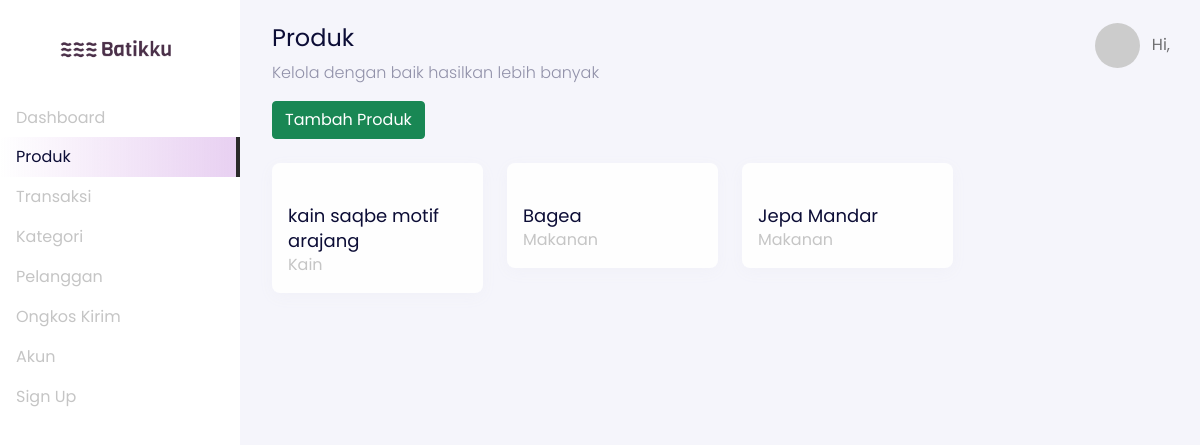
Before: /backend/products/index.php with the older database file.
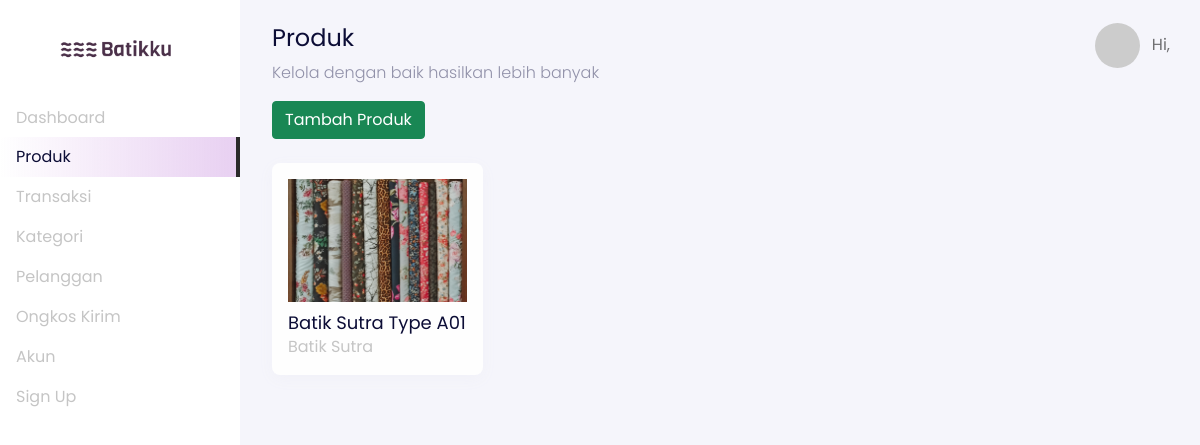
After: the same page with the newer database file.
### tables this page shows
CREATE TABLE `products` (
  `products_id` int(11) NOT NULL,
  `product_name` varchar(255) NOT NULL,
  `slug` varchar(255) NOT NULL,
  `categories_id` int(11) NOT NULL,
  `price` int(25) NOT NULL,
  `description` text NOT NULL,
  `weight` float NOT NULL,
  `stock` int(11) UNSIGNED NOT NULL
);

CREATE TABLE `categories` (
  `categories_id` int(11) NOT NULL,
  `name_category` varchar(255) NOT NULL,
  `slug` varchar(255) NOT NULL,
  `photo` varchar(225) NOT NULL
);

CREATE TABLE `product_galleries` (
  `galleries_id` int(11) NOT NULL,
  `products_id` int(11) NOT NULL,
  `photos` varchar(225) NOT NULL
);

### backend/products/index.php (the view, shortened to what this page needs)
<?php
  include '../components/header.php';
?>
<body>
  <div class="page-dashboard">
    <div class="d-flex"  id="wrapper" data-aos="fade-right">
       <div class="border-right" id="sidebar-wrapper">
          <div class="sidebar-heading text-center">
            <img src="../../images/dashboard-logo.png" alt="" srcset="" class="my-4" width="120px">
          </div>
          <div class="list-group list-group-flush">
            <a href="" class="list-group-item list-group-item-action ">Dashboard</a>
            <a href="../products/index.php" class="list-group-item list-group-item-action active">Produk</a>
            <a href="../transactions/index.php" class="list-group-item list-group-item-action">Transaksi</a>
            <a href="../categories/" class="list-group-item list-group-item-action">Kategori</a>
            <a href="../pelanggan/" class="list-group-item list-group-item-action">Pelanggan</a>
            <a href="../provinces/" class="list-group-item list-group-item-action">Ongkos Kirim</a>
            <a href="../account/dashboard-account.php" class="list-group-item list-group-item-action">Akun</a>
            <a href="../../logout.php" class="list-group-item list-group-item-action">Sign Up</a>
          </div>
        </div>
        <div id="page-content-wrapper">
          <nav class="navbar navbar-store navbar-expand-lg navbar-light" data-aos="fade-down">
            <div class="container-fluid">
              <div class="collapse navbar-collapse" id="navbarSupportedContent">
                <ul class="navbar-nav ms-auto d-none d-lg-flex">
                    <li class="nav-item dropdown">
                      <a href="#" class="nav-link" id="navbarDropdown" role="button" data-bs-toggle="dropdown">
                        <img src="https://ui-avatars.com/api/?name=<?= $_SESSION['name']; ?>" alt="" class="rounded-circle me-2 profile-picture">
                        Hi, <?= $_SESSION['name']; ?>
                      </a>
                    </li>
                </ul>
              </div>
            </div>
          </nav>
          <div class="section-content section-dashboard-home" data-aos="fade-up">
            <div class="container-fluid">
              <div class="dashboard-heading">
                <h2 class="dashboard-title">Produk</h2>
                <p class="dashboard-subtitle">
                  Kelola dengan baik hasilkan lebih banyak
                </p>
              </div>
              <div class="dashboard-content">
                <div class="row">
                  <div class="col-12">
                    <a href="create.php" class="btn btn-success">Tambah Produk</a>
                  </div>
                </div>
                <div class="row mt-4">
                  <?php
                    $query = mysqli_query($config, "SELECT products.products_id, products.product_name, products.price, categories.name_category
                                                  FROM products JOIN categories ON products.categories_id=categories.categories_id");
                    while ($data = mysqli_fetch_array($query)) {
                    $productId = $data['products_id'];
                  ?>
                  <div class="col-12 col-sm-6 col-md-4 col-lg-3">
                    <a href="detail-produk.php?products_id=<?= $data['products_id']; ?>" class="card card-dashboard-product d-block">
                      <div class="card-body">
                        <?php
                          $queryGaleri = mysqli_query($config, "SELECT photos FROM product_galleries WHERE product_galleries.products_id='$productId' LIMIT 1");
                          if(mysqli_num_rows($queryGaleri)=== 1) {
                            while ($dataGaleri = mysqli_fetch_array($queryGaleri)) { ?>
                        <img src="../../images/products/<?= $dataGaleri['photos']; ?>" alt="" class="w-100 mb-2" srcset="">
                        <?php
                            }
                          } else { ?>
                          <img src="../../images/products/default.png" alt="" class="w-100 mb-2" srcset="">
                      <?php } ?>
                        <div class="product-title"><?= $data['product_name']; ?></div>
                        <div class="product-category"><?= $data['name_category']; ?></div>
                      </div>
                    </a>
                  </div>
                  <?php
                    }
                  ?>
                </div>
              </div>
            </div>
          </div>
        </div>
    </div>
  </div>
 <?php
    include '../components/footer.php';
  ?>

Changed rows visible on the page:
removed products: product_name "Bagea", categories.name_category "Makanan"
removed products: product_name "Jepa Mandar", categories.name_category "Makanan"
changed products: product_name "kain saqbe motif arajang" → "Batik Sutra Type A01"; categories.name_category "Kain" → "Batik Sutra"
added product_galleries: photos (picture)
